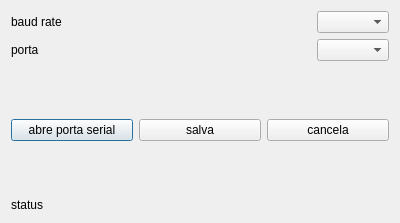
<?xml version="1.0" encoding="UTF-8"?>
<ui version="4.0">
 <class>ComSerial</class>
 <widget class="QDialog" name="ComSerial">
  <property name="geometry">
   <rect>
    <x>0</x>
    <y>0</y>
    <width>400</width>
    <height>223</height>
   </rect>
  </property>
  <property name="windowTitle">
   <string>Dialog</string>
  </property>
  <layout class="QGridLayout" name="gridLayout">
   <item row="0" column="0">
    <layout class="QHBoxLayout" name="horizontalLayout_2">
     <item>
      <widget class="QLabel" name="lbBaud">
       <property name="text">
        <string>baud rate</string>
       </property>
      </widget>
     </item>
     <item>
      <spacer name="horizontalSpacer">
       <property name="orientation">
        <enum>Qt::Orientation::Horizontal</enum>
       </property>
       <property name="sizeHint" stdset="0">
        <size>
         <width>40</width>
         <height>20</height>
        </size>
       </property>
      </spacer>
     </item>
     <item>
      <widget class="QComboBox" name="cbBaud"/>
     </item>
    </layout>
   </item>
   <item row="1" column="0">
    <layout class="QHBoxLayout" name="horizontalLayout_3">
     <item>
      <widget class="QLabel" name="lbPort">
       <property name="text">
        <string>porta</string>
       </property>
      </widget>
     </item>
     <item>
      <spacer name="horizontalSpacer_2">
       <property name="orientation">
        <enum>Qt::Orientation::Horizontal</enum>
       </property>
       <property name="sizeHint" stdset="0">
        <size>
         <width>40</width>
         <height>20</height>
        </size>
       </property>
      </spacer>
     </item>
     <item>
      <widget class="QComboBox" name="cbPort"/>
     </item>
    </layout>
   </item>
   <item row="2" column="0">
    <spacer name="verticalSpacer">
     <property name="orientation">
      <enum>Qt::Orientation::Vertical</enum>
     </property>
     <property name="sizeHint" stdset="0">
      <size>
       <width>20</width>
       <height>26</height>
      </size>
     </property>
    </spacer>
   </item>
   <item row="3" column="0">
    <layout class="QHBoxLayout" name="horizontalLayout">
     <item>
      <widget class="QPushButton" name="pbAbre">
       <property name="text">
        <string>abre porta serial</string>
       </property>
      </widget>
     </item>
     <item>
      <widget class="QPushButton" name="pbGuarda">
       <property name="text">
        <string>salva</string>
       </property>
      </widget>
     </item>
     <item>
      <widget class="QPushButton" name="pbCancela">
       <property name="text">
        <string>cancela</string>
       </property>
      </widget>
     </item>
    </layout>
   </item>
   <item row="4" column="0">
    <spacer name="verticalSpacer_2">
     <property name="orientation">
      <enum>Qt::Orientation::Vertical</enum>
     </property>
     <property name="sizeHint" stdset="0">
      <size>
       <width>20</width>
       <height>27</height>
      </size>
     </property>
    </spacer>
   </item>
   <item row="5" column="0">
    <widget class="QLabel" name="lbStatus">
     <property name="text">
      <string>status</string>
     </property>
    </widget>
   </item>
  </layout>
 </widget>
 <resources/>
 <connections/>
</ui>
